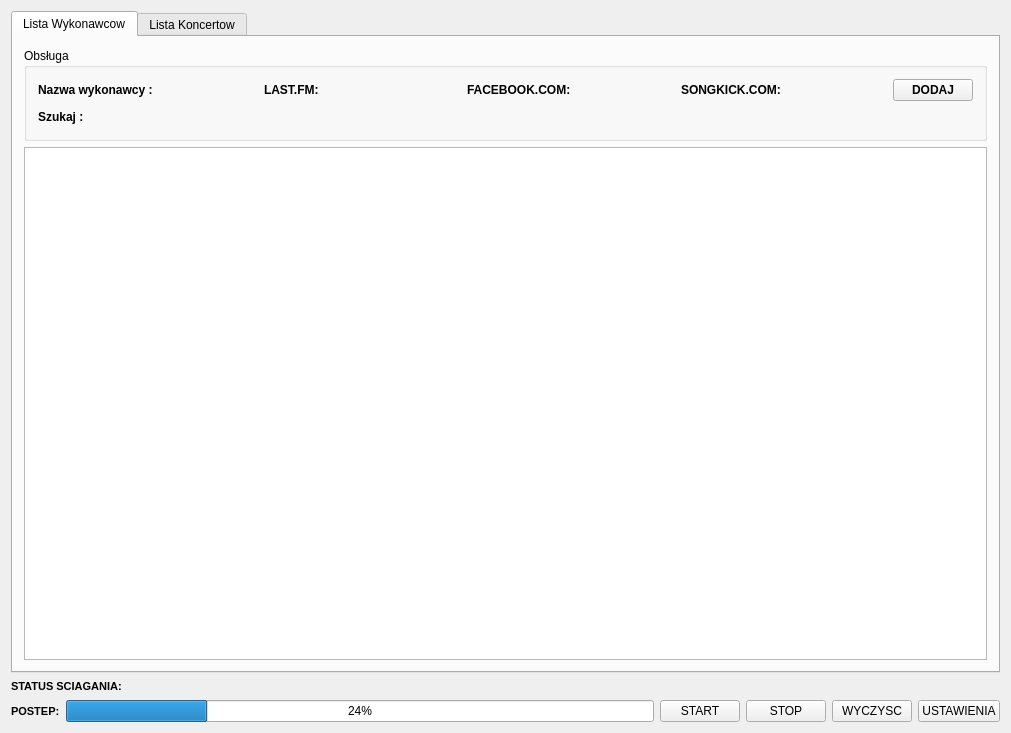
<?xml version="1.0" encoding="UTF-8"?>
<ui version="4.0">
 <class>MainWindow</class>
 <widget class="QMainWindow" name="MainWindow">
  <property name="geometry">
   <rect>
    <x>0</x>
    <y>0</y>
    <width>1011</width>
    <height>733</height>
   </rect>
  </property>
  <property name="windowTitle">
   <string>MainWindow</string>
  </property>
  <widget class="QWidget" name="centralWidget">
   <layout class="QGridLayout" name="gridLayout_2">
    <item row="2" column="0">
     <layout class="QHBoxLayout" name="horizontalLayout">
      <item>
       <widget class="QLabel" name="label">
        <property name="font">
         <font>
          <pointsize>8</pointsize>
          <weight>75</weight>
          <bold>true</bold>
         </font>
        </property>
        <property name="text">
         <string>POSTEP:</string>
        </property>
       </widget>
      </item>
      <item>
       <widget class="QProgressBar" name="progressBar">
        <property name="value">
         <number>24</number>
        </property>
       </widget>
      </item>
      <item>
       <widget class="QPushButton" name="pushButton">
        <property name="text">
         <string>START</string>
        </property>
       </widget>
      </item>
      <item>
       <widget class="QPushButton" name="pushButton_4">
        <property name="text">
         <string>STOP</string>
        </property>
       </widget>
      </item>
      <item>
       <widget class="QPushButton" name="pushButton_5">
        <property name="text">
         <string>WYCZYSC</string>
        </property>
       </widget>
      </item>
      <item>
       <widget class="QPushButton" name="pushButton_8">
        <property name="text">
         <string>USTAWIENIA</string>
        </property>
       </widget>
      </item>
     </layout>
    </item>
    <item row="1" column="0">
     <layout class="QHBoxLayout" name="horizontalLayout_2">
      <item>
       <widget class="QLabel" name="label_2">
        <property name="sizePolicy">
         <sizepolicy hsizetype="Maximum" vsizetype="Preferred">
          <horstretch>0</horstretch>
          <verstretch>0</verstretch>
         </sizepolicy>
        </property>
        <property name="font">
         <font>
          <pointsize>8</pointsize>
          <weight>75</weight>
          <bold>true</bold>
         </font>
        </property>
        <property name="text">
         <string>STATUS SCIAGANIA:</string>
        </property>
       </widget>
      </item>
      <item>
       <widget class="QLabel" name="label_3">
        <property name="font">
         <font>
          <pointsize>10</pointsize>
          <weight>75</weight>
          <bold>true</bold>
         </font>
        </property>
        <property name="text">
         <string/>
        </property>
       </widget>
      </item>
     </layout>
    </item>
    <item row="0" column="0">
     <widget class="QTabWidget" name="tabWidget">
      <property name="currentIndex">
       <number>0</number>
      </property>
      <widget class="QWidget" name="tab_3">
       <attribute name="title">
        <string>Lista Wykonawcow</string>
       </attribute>
       <layout class="QGridLayout" name="gridLayout_5">
        <item row="0" column="0">
         <widget class="QGroupBox" name="groupBox_3">
          <property name="title">
           <string>Obsługa</string>
          </property>
          <layout class="QGridLayout" name="gridLayout_3">
           <item row="1" column="0">
            <layout class="QHBoxLayout" name="horizontalLayout_7">
             <item>
              <layout class="QHBoxLayout" name="horizontalLayout_6">
               <item>
                <widget class="QLabel" name="label_18">
                 <property name="sizePolicy">
                  <sizepolicy hsizetype="Minimum" vsizetype="Maximum">
                   <horstretch>0</horstretch>
                   <verstretch>0</verstretch>
                  </sizepolicy>
                 </property>
                 <property name="text">
                  <string>&lt;html&gt;&lt;head/&gt;&lt;body&gt;&lt;p&gt;&lt;span style=&quot; font-weight:600;&quot;&gt;Szukaj : &lt;/span&gt;&lt;/p&gt;&lt;/body&gt;&lt;/html&gt;</string>
                 </property>
                </widget>
               </item>
               <item>
                <widget class="MyLineEdit" name="my_lineEdit_5" native="true">
                 <property name="sizePolicy">
                  <sizepolicy hsizetype="Expanding" vsizetype="Preferred">
                   <horstretch>0</horstretch>
                   <verstretch>0</verstretch>
                  </sizepolicy>
                 </property>
                </widget>
               </item>
              </layout>
             </item>
             <item>
              <layout class="QHBoxLayout" name="horizontalLayout_5"/>
             </item>
             <item>
              <spacer name="horizontalSpacer">
               <property name="orientation">
                <enum>Qt::Horizontal</enum>
               </property>
               <property name="sizeType">
                <enum>QSizePolicy::Minimum</enum>
               </property>
               <property name="sizeHint" stdset="0">
                <size>
                 <width>400</width>
                 <height>20</height>
                </size>
               </property>
              </spacer>
             </item>
            </layout>
           </item>
           <item row="0" column="0">
            <layout class="QHBoxLayout" name="horizontalLayout_3">
             <item>
              <widget class="QLabel" name="label_14">
               <property name="sizePolicy">
                <sizepolicy hsizetype="Minimum" vsizetype="Maximum">
                 <horstretch>0</horstretch>
                 <verstretch>0</verstretch>
                </sizepolicy>
               </property>
               <property name="text">
                <string>&lt;html&gt;&lt;head/&gt;&lt;body&gt;&lt;p&gt;&lt;span style=&quot; font-weight:600;&quot;&gt;Nazwa wykonawcy : &lt;/span&gt;&lt;/p&gt;&lt;/body&gt;&lt;/html&gt;</string>
               </property>
              </widget>
             </item>
             <item>
              <widget class="MyLineEdit" name="my_lineEdit" native="true"/>
             </item>
             <item>
              <widget class="QLabel" name="label_15">
               <property name="sizePolicy">
                <sizepolicy hsizetype="Minimum" vsizetype="Maximum">
                 <horstretch>0</horstretch>
                 <verstretch>0</verstretch>
                </sizepolicy>
               </property>
               <property name="text">
                <string>&lt;html&gt;&lt;head/&gt;&lt;body&gt;&lt;p&gt;&lt;span style=&quot; font-weight:600;&quot;&gt;LAST.FM: &lt;/span&gt;&lt;/p&gt;&lt;/body&gt;&lt;/html&gt;</string>
               </property>
              </widget>
             </item>
             <item>
              <widget class="MyLineEdit" name="my_lineEdit_2" native="true"/>
             </item>
             <item>
              <widget class="QLabel" name="label_16">
               <property name="sizePolicy">
                <sizepolicy hsizetype="Minimum" vsizetype="Maximum">
                 <horstretch>0</horstretch>
                 <verstretch>0</verstretch>
                </sizepolicy>
               </property>
               <property name="text">
                <string>&lt;html&gt;&lt;head/&gt;&lt;body&gt;&lt;p&gt;&lt;span style=&quot; font-weight:600;&quot;&gt;FACEBOOK.COM: &lt;/span&gt;&lt;/p&gt;&lt;/body&gt;&lt;/html&gt;</string>
               </property>
              </widget>
             </item>
             <item>
              <widget class="MyLineEdit" name="my_lineEdit_3" native="true"/>
             </item>
             <item>
              <widget class="QLabel" name="label_17">
               <property name="sizePolicy">
                <sizepolicy hsizetype="Minimum" vsizetype="Maximum">
                 <horstretch>0</horstretch>
                 <verstretch>0</verstretch>
                </sizepolicy>
               </property>
               <property name="text">
                <string>&lt;html&gt;&lt;head/&gt;&lt;body&gt;&lt;p&gt;&lt;span style=&quot; font-weight:600;&quot;&gt;SONGKICK.COM: &lt;/span&gt;&lt;/p&gt;&lt;/body&gt;&lt;/html&gt;</string>
               </property>
              </widget>
             </item>
             <item>
              <widget class="MyLineEdit" name="my_lineEdit_4" native="true"/>
             </item>
             <item>
              <widget class="QPushButton" name="pushButton_2">
               <property name="sizePolicy">
                <sizepolicy hsizetype="Maximum" vsizetype="Fixed">
                 <horstretch>0</horstretch>
                 <verstretch>0</verstretch>
                </sizepolicy>
               </property>
               <property name="font">
                <font>
                 <weight>75</weight>
                 <bold>true</bold>
                </font>
               </property>
               <property name="text">
                <string>DODAJ</string>
               </property>
               <property name="autoDefault">
                <bool>true</bool>
               </property>
              </widget>
             </item>
            </layout>
           </item>
          </layout>
         </widget>
        </item>
        <item row="1" column="0">
         <widget class="QTableView" name="tableView_3">
          <property name="mouseTracking">
           <bool>false</bool>
          </property>
          <property name="contextMenuPolicy">
           <enum>Qt::CustomContextMenu</enum>
          </property>
          <property name="alternatingRowColors">
           <bool>true</bool>
          </property>
          <property name="selectionMode">
           <enum>QAbstractItemView::ExtendedSelection</enum>
          </property>
          <property name="selectionBehavior">
           <enum>QAbstractItemView::SelectRows</enum>
          </property>
         </widget>
        </item>
       </layout>
      </widget>
      <widget class="QWidget" name="tab_4">
       <attribute name="title">
        <string>Lista Koncertow</string>
       </attribute>
       <layout class="QGridLayout" name="gridLayout">
        <item row="0" column="0">
         <widget class="QTableView" name="tableView">
          <property name="dragDropMode">
           <enum>QAbstractItemView::NoDragDrop</enum>
          </property>
          <property name="selectionBehavior">
           <enum>QAbstractItemView::SelectRows</enum>
          </property>
          <attribute name="verticalHeaderDefaultSectionSize">
           <number>40</number>
          </attribute>
         </widget>
        </item>
       </layout>
      </widget>
     </widget>
    </item>
   </layout>
  </widget>
 </widget>
 <layoutdefault spacing="6" margin="11"/>
 <customwidgets>
  <customwidget>
   <class>MyLineEdit</class>
   <extends>QWidget</extends>
   <header location="global">mylineedit.h</header>
   <container>1</container>
  </customwidget>
 </customwidgets>
 <tabstops>
  <tabstop>pushButton_2</tabstop>
  <tabstop>tabWidget</tabstop>
  <tabstop>pushButton_5</tabstop>
  <tabstop>tableView_3</tabstop>
  <tabstop>tableView</tabstop>
  <tabstop>pushButton_8</tabstop>
  <tabstop>pushButton</tabstop>
  <tabstop>pushButton_4</tabstop>
 </tabstops>
 <resources/>
 <connections/>
</ui>
